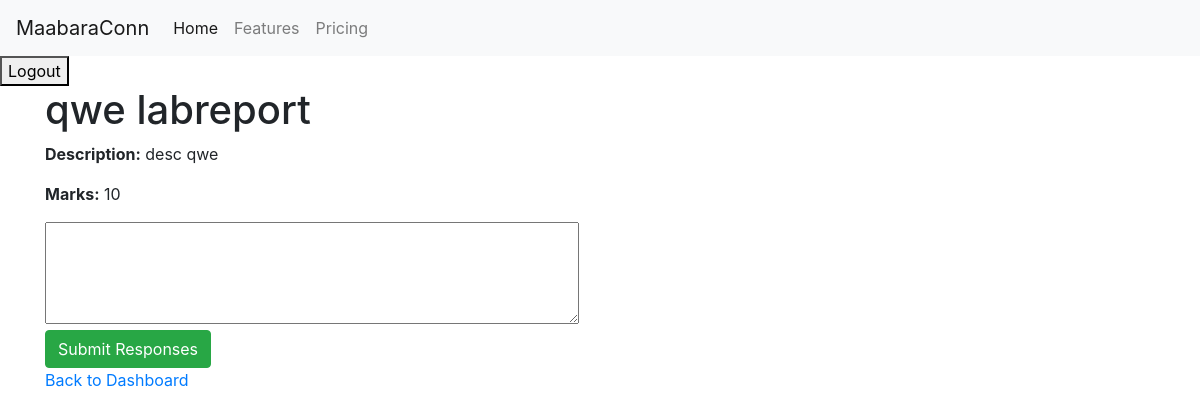
Page /users/lab-reports/6/ (signed in) on the committed database.
### users/models.py (models this page shows, shortened)
class LabReport(models.Model):
    REPORT_TYPE_CHOICES = [
        ('IND', 'Individual'),
        ('GRP', 'Group'),
    ]
    report_type = models.CharField(
        max_length=3, choices=REPORT_TYPE_CHOICES, default='IND')
    creator = models.ForeignKey(
        settings.AUTH_USER_MODEL, on_delete=models.CASCADE, related_name='created_lab_reports'
    )
    student = models.ForeignKey(
        settings.AUTH_USER_MODEL, on_delete=models.CASCADE, related_name='student_lab_reports', null=True, blank=True
    )
    course = models.ForeignKey(
        Course, on_delete=models.CASCADE, related_name='lab_reports'
    )
    title = models.CharField(max_length=255)
    description = models.TextField()
    laboratory = models.ForeignKey(
        Laboratory, on_delete=models.CASCADE, related_name='lab_reports', null=True
    )
    document = models.FileField(upload_to='lab_reports/')
    submitted_at = models.DateTimeField(auto_now_add=True)
    status = models.CharField(max_length=100, default='Pending')
    template = models.ForeignKey(
        LabTemplate, on_delete=models.SET_NULL, null=True, blank=True, related_name='lab_reports'
    )

class TemplateSection(models.Model):
    lab_template = models.ForeignKey(
        LabTemplate, on_delete=models.CASCADE, related_name='sections')
    title = models.CharField(max_length=255)
    content = models.TextField()
    visible_to_students = models.BooleanField(default=True)
    section_type = models.ForeignKey(SectionType, on_delete=models.CASCADE)
    marks = models.PositiveIntegerField(default=0)

### users/views.py (the view, shortened to what this page needs)
@login_required
def lab_report_detail(request, lab_report_id):
    lab_report = get_object_or_404(LabReport, pk=lab_report_id)
    template = lab_report.template
    if not template:
        messages.error(request, "No template associated with this lab report.")
        return redirect('student_dashboard')
    sections = template.sections.all()
    responses = {response.section.id: response.response_text for response in
                 StudentResponse.objects.filter(student=request.user, section__in=sections)}
    context = {
        'lab_report': lab_report,
        'sections': sections,
        'responses': responses,
    }
    return render(request, 'course/lab_report_detail.html', context)

### users/templates/course/lab_report_detail.html (shortened to what this page needs)
{% extends 'base.html' %} {% load static %} {% block content %}
<div class="container">
  <h1>{{ lab_report.title }}</h1>
  <p><strong>Description:</strong> {{ lab_report.description }}</p>
  <form action="" method="post">
    {% csrf_token %} {% for section in sections %}
    <div>
      <p><strong>Marks:</strong> {{ section.marks }}</p>
      <textarea name="response_{{ section.id }}" rows="4" cols="50">
{{ responses.section.id }}</textarea
      >
    </div>
    {% endfor %}
    <button type="submit" class="btn btn-success">Submit Responses</button>
  </form>
  <a href="{% url 'student_dashboard' %}">Back to Dashboard</a>
</div>
{% endblock %}

### rows in the picture
LabReport: title "qwe labreport", description "desc qwe"
TemplateSection: marks "10"
